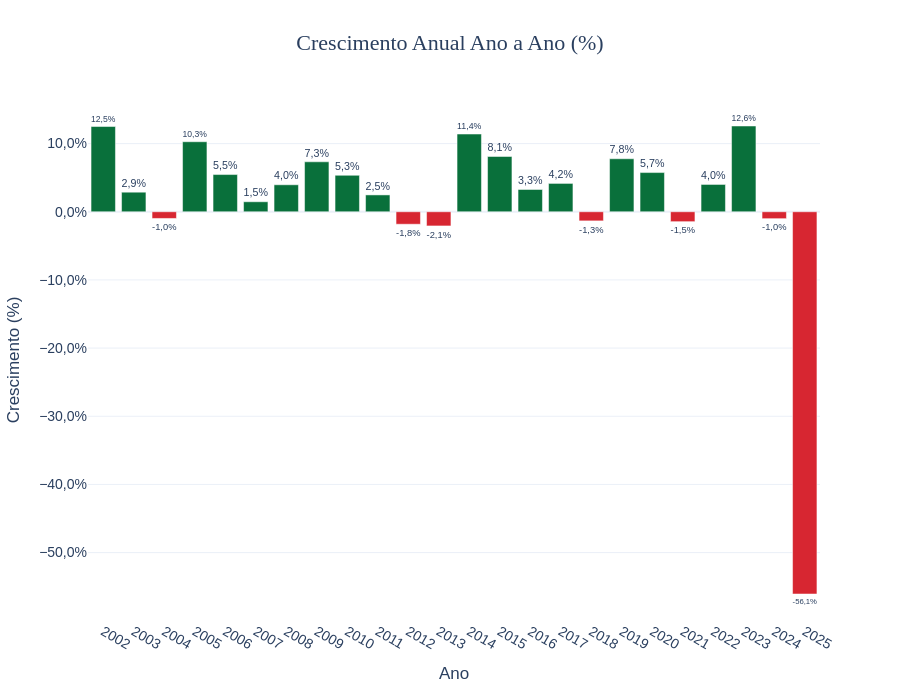

Notebook source saved alongside this figure:
### Markdown cell above
### 3.5 Crescimento YoY Anual

### Code cell
df_ano = serie_df.copy()
df_ano["ano"] = df_ano["data"].dt.year
df_ano_agrupado = df_ano.groupby("ano")["valor"].sum().reset_index()
df_ano_agrupado["yoy"] = df_ano_agrupado["valor"].pct_change() * 100
df_ano_agrupado = df_ano_agrupado.dropna()

df_ano_agrupado["cor"] = np.where(df_ano_agrupado["yoy"] >= 0, "#09703b", "#D72631")

fig_yoy = px.bar(
    df_ano_agrupado, x="ano", y="yoy", 
    title="Crescimento Anual Ano a Ano (%)", 
    color="cor", color_discrete_map="identity"
)

# 1. Aplicando o texto na barra e o Hover de forma explícita
fig_yoy.update_traces(
    textposition="outside",
    texttemplate="%{y:,.1f}%", # Força a obediência ao 'separators' para o texto em cima da barra
    hovertemplate="<b>Ano: %{x}</b><br>Crescimento: %{y:,.2f}%<extra></extra>"
)

# 2. Personalização Individual e Padrão BR
fig_yoy.update_layout(
    separators=",.",
    height=700,
    template="plotly_white",
    title=dict(x=0.5, font=dict(size=22, family="Arial Black")),
    xaxis_title="Ano",
    yaxis_title="Crescimento (%)",
    xaxis=dict(tickmode="linear", dtick=1), # Proteção Enterprise: Impede que o eixo crie anos quebrados (ex: 2015.5)
    yaxis=dict(tickformat=",.1f", ticksuffix="%"), # Formata o eixo Y para já exibir o símbolo de %
    font=dict(family="Arial", size=14)
)

fig_yoy.show()

### Figure 1 — Plotly figure (JSON) as saved in the notebook; plotly's stock layout.template omitted (floating-point values rounded to 4 significant figures)
{"data": [{"hovertemplate": "<b>Ano: %{x}</b><br>Crescimento: %{y:,.2f}%<extra></extra>", "legendgroup": "", "marker": {"color": "#09703b", "pattern": {"shape": ""}}, "name": "", "orientation": "v", "showlegend": false, "textposition": "outside", "texttemplate": "%{y:,.1f}%", "type": "bar", "x": [2002, 2003, 2005, 2006, 2007, 2008, 2009, 2010, 2011, 2014, 2015, 2016, 2017, 2019, 2020, 2022, 2023], "xaxis": "x", "y": [12.5, 2.868, 10.27, 5.458, 1.466, 3.959, 7.328, 5.348, 2.469, 11.4, 8.11, 3.267, 4.158, 7.776, 5.748, 4.006, 12.58], "yaxis": "y"}, {"hovertemplate": "<b>Ano: %{x}</b><br>Crescimento: %{y:,.2f}%<extra></extra>", "legendgroup": "", "marker": {"color": "#D72631", "pattern": {"shape": ""}}, "name": "", "orientation": "v", "showlegend": false, "textposition": "outside", "texttemplate": "%{y:,.1f}%", "type": "bar", "x": [2004, 2012, 2013, 2018, 2021, 2024, 2025], "xaxis": "x", "y": [-0.9822, -1.83, -2.08, -1.339, -1.455, -1.013, -56.08], "yaxis": "y"}], "layout": {"barmode": "relative", "font": {"family": "Arial", "size": 14}, "height": 700, "legend": {"tracegroupgap": 0}, "separators": ",.", "title": {"font": {"family": "Arial Black", "size": 22}, "text": "Crescimento Anual Ano a Ano (%)", "x": 0.5}, "xaxis": {"anchor": "y", "domain": [0, 1], "dtick": 1, "tickmode": "linear", "title": {"text": "Ano"}}, "yaxis": {"anchor": "x", "domain": [0, 1], "tickformat": ",.1f", "ticksuffix": "%", "title": {"text": "Crescimento (%)"}}}}
